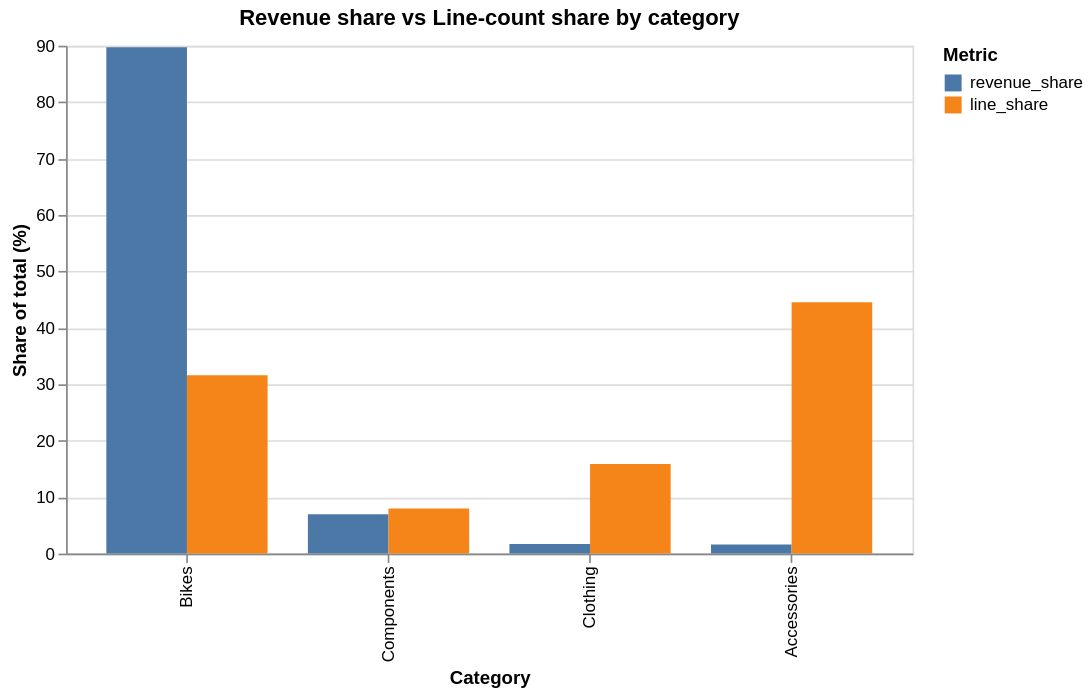

Here is the notebook cell this chart was saved with:
### Code cell
plot_df = cat_rev.reset_index().assign(
    revenue_share = lambda d: d['total_revenue']/d['total_revenue'].sum()*100,
    line_share    = lambda d: d['n_lines']/d['n_lines'].sum()*100
)
long_df = plot_df[['category_name','revenue_share','line_share']].melt(
    id_vars='category_name', var_name='metric', value_name='share_pct')

chart = alt.Chart(long_df).mark_bar().encode(
    x=alt.X('category_name:N', sort=['Bikes','Components','Clothing','Accessories'],
            title='Category'),
    y=alt.Y('share_pct:Q', title='Share of total (%)'),
    color=alt.Color('metric:N',
                    scale=alt.Scale(domain=['revenue_share','line_share'],
                                    range=['#4C78A8','#F58518']),
                    title='Metric'),
    xOffset='metric:N',
    tooltip=['category_name','metric','share_pct']
).properties(
    title='Revenue share vs Line-count share by category',
    width=500, height=300
)
chart.display()

### Figure 1 — Vega-Lite specification as saved in the notebook (floating-point values rounded to 4 significant figures)
{"config": {"view": {"continuousWidth": 300, "continuousHeight": 300}}, "data": {"name": "data-86d03ddb9c5712b912f254a3ba77c2f5"}, "mark": {"type": "bar"}, "encoding": {"color": {"field": "metric", "scale": {"domain": ["revenue_share", "line_share"], "range": ["#4C78A8", "#F58518"]}, "title": "Metric", "type": "nominal"}, "tooltip": [{"field": "category_name", "type": "nominal"}, {"field": "metric", "type": "nominal"}, {"field": "share_pct", "type": "quantitative"}], "x": {"field": "category_name", "sort": ["Bikes", "Components", "Clothing", "Accessories"], "title": "Category", "type": "nominal"}, "xOffset": {"field": "metric", "type": "nominal"}, "y": {"field": "share_pct", "title": "Share of total (%)", "type": "quantitative"}}, "height": 300, "title": "Revenue share vs Line-count share by category", "width": 500, "$schema": "https://vega.github.io/schema/vega-lite/v5.20.1.json", "datasets": {"data-86d03ddb9c5712b912f254a3ba77c2f5": [{"category_name": "Bikes", "metric": "revenue_share", "share_pct": 89.73}, {"category_name": "Components", "metric": "revenue_share", "share_pct": 6.966}, {"category_name": "Clothing", "metric": "revenue_share", "share_pct": 1.697}, {"category_name": "Accessories", "metric": "revenue_share", "share_pct": 1.609}, {"category_name": "Bikes", "metric": "line_share", "share_pct": 31.59}, {"category_name": "Components", "metric": "line_share", "share_pct": 7.979}, {"category_name": "Clothing", "metric": "line_share", "share_pct": 15.88}, {"category_name": "Accessories", "metric": "line_share", "share_pct": 44.55}]}}
